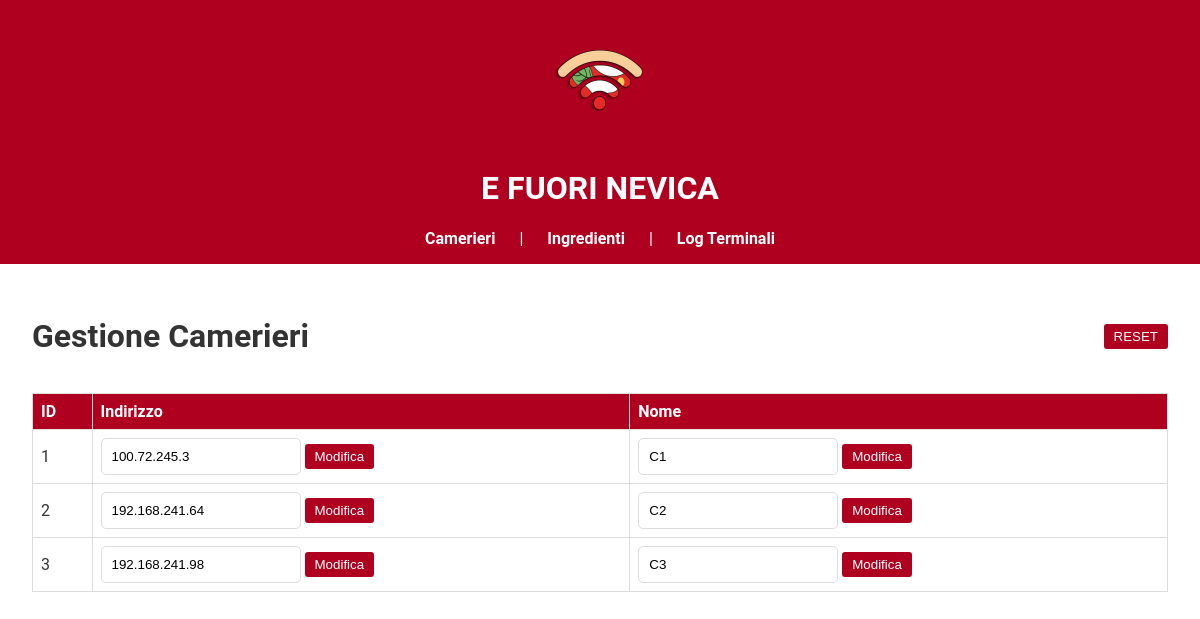
Page /admin/camerieri on the committed database.
### tables this page shows
CREATE TABLE camerieri (
            id INTEGER PRIMARY KEY AUTOINCREMENT,
            indirizzo TEXT NOT NULL,
            nome TEXT
        );

### admin/admin_routes.py (the view)
@admin_bp.route('/camerieri')
def gestisci_camerieri():
    conn = get_db_connection()
    cursor = conn.cursor()
    cursor.execute('SELECT * FROM camerieri')
    camerieri = cursor.fetchall()
    conn.close()
    return render_template('camerieri.html', camerieri=camerieri)

### admin/admin_routes.py (called while the page is built)
def get_db_connection():
    return sqlite3.connect('static/database.db')

### templates/camerieri.html
{% extends "base.html" %}
{% block content %}
<div style="display: flex; justify-content: space-between; align-items: center;">
    <h1>Gestione Camerieri</h1>
    <form action="{{ url_for('admin.reset_camerieri') }}" method="post">
        <button type="submit" class="button">RESET</button>
    </form>
</div>
<table class="table">
    <thead>
        <tr>
            <th>ID</th>
            <th>Indirizzo</th>
            <th>Nome</th>
        </tr>
    </thead>
    <tbody>
        {% for cameriere in camerieri %}
        <tr>
            <td>{{ cameriere[0] }}</td>
            <td>
                <form action="{{ url_for('admin.modifica_nome_cameriere', id=cameriere[0]) }}" method="post" style="display:inline;">
                    <input class="input-field" type="text" name="nome" value="{{ cameriere[1] }}" required>
                    <button type="submit" class="button">Modifica</button>
                </form>
            </td>
            <td>
                <form action="{{ url_for('admin.modifica_addr_cameriere', id=cameriere[0]) }}" method="post" style="display:inline;">
                    <input class="input-field" type="text" name="address" value="{{ cameriere[2] }}" required>
                    <button type="submit" class="button">Modifica</button>
                </form>
            </td>
        </tr>
        {% endfor %}
    </tbody>
</table>
{% endblock %}

### static/style.css (style rules this page uses)
body { font-family: 'Roboto', sans-serif; margin: 0; padding: 0; background-color: #ffffff; color: #333; }
.table { width: 100%; border-collapse: collapse; margin-top: 1rem; }
table th, table td { border: 1px solid #ddd; padding: 8px; text-align: left; }
table th { background-color: #b00020; color: white; }
.button { padding: 5px 10px; background-color: #b00020; color: white; border: none; cursor: pointer; text-decoration: none; border-radius: 3px; }
.input-field { padding: 10px; border: 1px solid #ddd; border-radius: 5px; width: 100%; max-width: 200px; box-sizing: border-box; }

### rows in the picture
camerieri: id "1", nome "100.72.245.3", address "C1"
camerieri: id "2", nome "192.168.241.64", address "C2"
camerieri: id "3", nome "192.168.241.98", address "C3"
